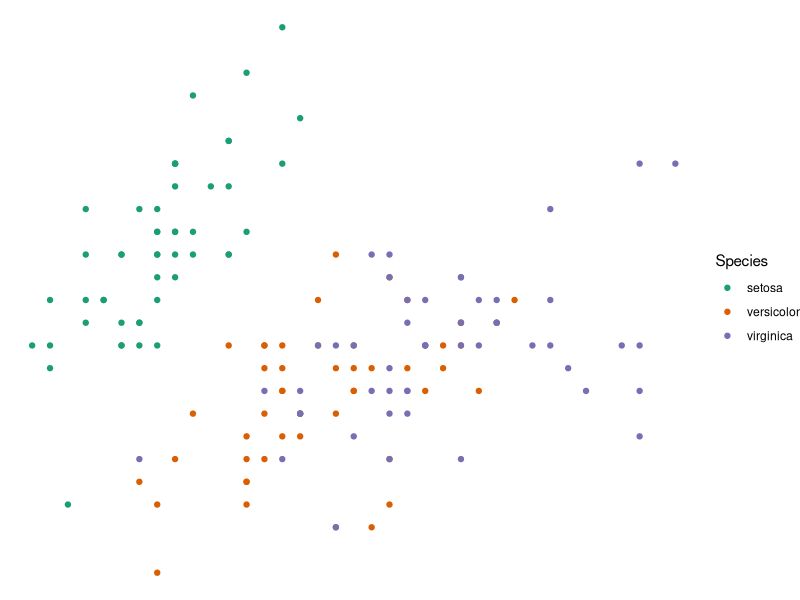

R code for this plot:
## ---- chunk 1
library(ggplot2)

iris |> 
  ggplot() +
  aes(x = Sepal.Length, y = Sepal.Width, color = Species) +
  geom_point() +
  scale_color_brewer(palette = "Dark2") +
  theme_void()
